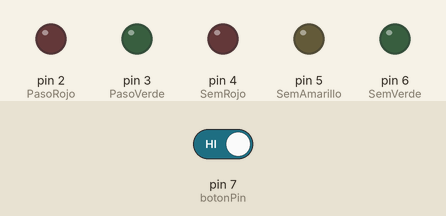
Simulated run of this sketch. Board: Arduino Uno, built with avr-gcc and run on an emulated ATmega328P. On the bench: output pins drawn as LEDs (lit = HIGH). The inputs (shaded band) are chosen by the test bench; at power-on: pin 7 (botonPin) HIGH.

Above: at 11.1 s.
18.1 s: pin 7 (botonPin) driven LOW
At 21.6 s:
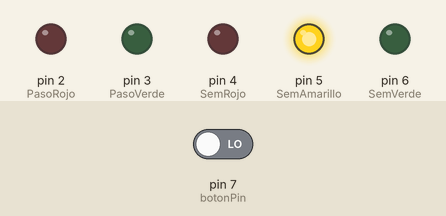
At 27.4 s:
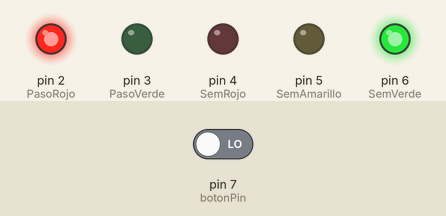
28.5 s: pin 7 (botonPin) driven HIGH
At 33.9 s:
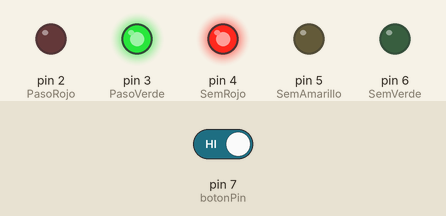
Timing chart, 0 to 43.0 s (numbered marks = the images above; inputs shaded):
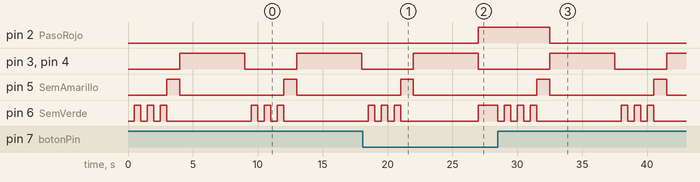

The sketch:

Semaforo_con_peatonal.ino
```cpp
// Puertos
                           // en esta parte se introducen las constantes

const int SemVerde = 6;
const int SemAmarillo = 5;
const int SemRojo = 4;
const int PasoVerde = 3;
const int PasoRojo = 2;
const int botonPin = 7;


//Variables                                        // se introducen las variables
int botonState;


void setup(){                                      // se especifica cuales puertos son de salida
  pinMode(SemVerde, OUTPUT);
  pinMode(SemAmarillo, OUTPUT);
  pinMode(SemRojo, OUTPUT);
  pinMode(PasoRojo, OUTPUT);
  pinMode(PasoVerde, OUTPUT);
}


void loop(){
  botonState = digitalRead(botonPin);        // se identifica el botón
  if (botonState == LOW){                          // si no se presiona el semaforo esta en verde
    digitalWrite(SemVerde, HIGH);                   //y el de paso permanece en rojo
    digitalWrite(PasoRojo, HIGH);
  }else{                                                      // si se presiona el boton se apaga el sem. verde
    for (int i = 0; i < 3; i++){
      digitalWrite(SemVerde, LOW);
      delay(500);
      digitalWrite(SemVerde, HIGH);            // el semaforo verde parpadea con frecuencia 5ms
      delay(500);
    }
    digitalWrite(SemVerde, LOW);
    digitalWrite(SemAmarillo, HIGH);
    delay(1000);
    digitalWrite(SemAmarillo, LOW);        // se apaga el semaforo verde, prende amarillo y
    digitalWrite(SemRojo, HIGH);                   //parpadea por 1000 ms
    digitalWrite(PasoVerde, HIGH);          // prende sem. rojo y el de paso en verde
    digitalWrite(PasoRojo, LOW);
    delay(5000);
    digitalWrite(SemRojo, LOW);
    digitalWrite(PasoVerde, LOW);           // se apaga el semaforo rojo y el verde de paso
  }
}
```

Measured:
- after the input at 18.1 s, pin 2 (PasoRojo): LOW → HIGH after 8.9 s
- after the input at 28.5 s, pin 2 (PasoRojo): HIGH → LOW after 4.0 s; pin 3 (PasoVerde): LOW → HIGH after 4.0 s, → LOW 5.0 s later, → HIGH 4.0 s later
- by itself, pin 3 (PasoVerde), pin 4 (SemRojo): alternates HIGH for 5.0 s and LOW for 4.0 s
- by itself, pin 5 (SemAmarillo): alternates HIGH for 1.0 s and LOW for 8.0 s
